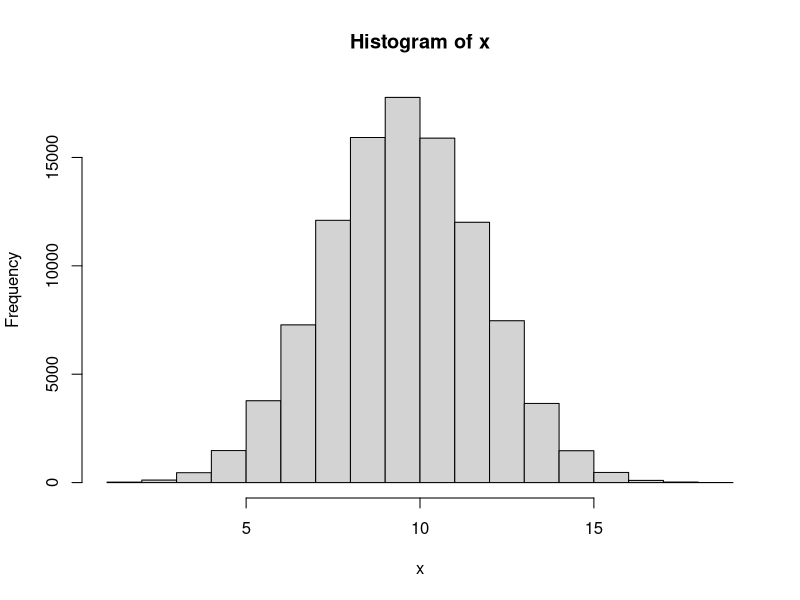
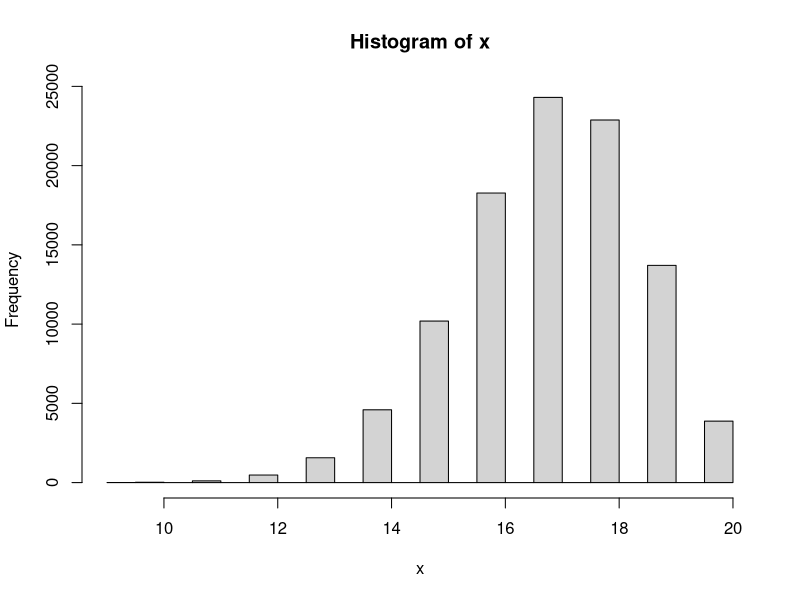

These charts were generated, in order, by the following R code:
#------------------

# Answer to the Question # 01

#------------------

# No 1 of Q.1 

#a) 

# Taking a sample with n = 20 and p = 0.5

x1 <- rbinom(1, 20, 0.5)

#The value of x1
x1


#b) 

#Finding the range for x1 with n = 20 and p = 0.5


n <- 20

p <- 0.5


# Finding and defining the minimum value

min_value <- min(0, n)

# Finding and defining the maximum value

max_value <- max(0:n)

# Calculate the cumulative probability at the minimum value

cdf_min <- pbinom(min_value, n, p)

# Calculate the cumulative probability at the maximum value

cdf_max <- pbinom(max_value, n, p)

# Range of the binomial distribution

range_binomial <- c(min_value, max_value)

range_binomial


#2 of Q.1

# Repeating Q.1 for N = 100000 times


N <- 100000

x <- rep(NA, N)

x

for (i in 1: N){
  x[i] <- rbinom(1, 20, 0.5)
}

x

# Plot the histogram

hist(x)

#Find the minimum and maximum value

max(x)

min(x)


#3 of Q.1 

# Now setting if x is bigger or less than 15 then y = 1 . And y = 0 otherwise.

y_1 <- ifelse(c(x)>=15, 1,0)
y_1



# 4 of Q.1

#Calculating summation of y

sum(y_1)



#5 of Q.1 

# Now repeating all the steps above for n = 20 and p = 0.85


#a) 

# Taking a sample 

x1 <- rbinom(1, 20, 0.85)
x1


#b)

#Finding the range for x1

n <- 20

p <- 0.85

# Find the minimum value

min_value <- min(0, n)

# Find the maximum value

max_value <- max(0:n)

# Calculate the cumulative probability at the minimum value

cdf_min <- pbinom(min_value, n, p)

# Calculate the cumulative probability at the maximum value

cdf_max <- pbinom(max_value, n, p)

# Range of the binomial distribution

range_binomial <- c(min_value, max_value)

range_binomial


#c. 

# Now taking N = 100000 times

N <- 100000

x <- rep(NA, N)

x

for (i in 1: N){
  x[i] <- rbinom(1, 20, 0.85)
}

x

# Plot the histogram

hist(x)


#Find the min and max value

max(x)

min(x)


#d. 

# Now setting if x is bigger or less than 15 then y = 1 . And y = 0 otherwise

y_1 <- ifelse(c(x)>=15, 1,0)
y_1


#e. 

#Calculating summation of y

sum(y_1)


#f. 

#Calculating summation of y divided by N

sum(y_1) / N




# ---------------------------------------------

# Answer to the Question # 01 - (6) : 

# ---------------------------------------------


# Now I have to make a guess about type I and type II errors for Null Hypothesis H0: p0 = 0.5 VS Alternative hypothesis H1: p1 = 0.85. For setting that what is the chance of a fair coin landing on heads at least 15 times out of 20 flips?


# Type I error means we reject the null hypothesis when it is actually true. It is also known as 'False Positive'. The significance level or alpha (a) is the probability of making a type I error. We usually set it as 0.05 or 0.01.


# The chance of a fair coin landing on heads at least 15 times out of 20 flips, we are using binomial distribution and a two-tailed test for this question. By calculating on the calculator it is found that the probability of getting 15 or more successes out of 20 trials when the p0 = 0.5 is approximately 0.026. So, it can be said that if the p0 = 0.5, we would reject the null hypothesis and conclude that the proportion is significantly different from 0.5 in about 2.6% of the cases.

# On the other hand, Type II error means we fail to reject the null hypothesis when it is actually false. It is also known as 'False Negative'. The probability of making a type II error is denoted by beta (B).

# . This means we would fail to reject the null hypothesis and conclude that the proportion is not significantly different from 0.5 in about 40.8% of the cases.

# In summary, the estimated probabilities of making a type I error and a type II error for this hypothesis test are approximately 0.026 and 0.408, respectively.



# ---------------------------------------------

#Answer to the Q. 2 :

# ---------------------------------------------


# Here is the sample: 2 2 1 2 2 2 1 1 2 1 1 2 2 1 1 2 1 2 2 2 1 2 1 2 1 2 2 2 2 2 2 2 2 1 2 1 2 1 2 2


# We have to test whether the sample is random or not.


# To test whether the process of treatment assignments is random, we will use a chi-squared fit test. At first, we will count the number of treatments of each type, and then compare the observed frequencies to the expected frequencies under the assumption of a random process.

# In this case, there are 40 treatments. Among them:
  
# For Observed frequencies: Type 1 = 18 treatments and Type 2 = 22 treatments.

# Expected frequencies (we assume that there is randomness): Type 1 = 20 treatments and Type 2 = 20  treatments. (As there are 40 treatments in total and a 50% chance of each type).


# To calculate the chi-squared statistic, we can use the formula:
  
#  χ2 = Σ ((Oi - Ei)² / Ei)

# Here,

# Oi = Observed Frequency for category  i , (here i = 1 or 2), 

# Ei = Expected frequency for category i, (here i = 1 or 2).

# And the sum is taken over all categories.

# By using an online calculator and plugging the numbers, we got that:
  
  
# χ2 = ((18-20)²/20) + ((22-20)²/20) = 0.4


# To determine whether this value is statistically significant, we need to compare it to a chi-squared distribution with one degree of freedom (since we have two categories and one parameter estimated from the data). Using a table, we find that the p-value for this test is approximately 0.5, which is very large.

# Therefore, we fail to reject the null hypothesis that the treatment assignments are random. In other words, there is no evidence to suggest that the process was biased or non-random.



# ---------------------------------------------

#Answer to the Q. 3 :

# ---------------------------------------------


#Answer for 3 - a


#1

# Taking a sample

x2 <- rbinom(1, 1, 0.5)
x2


#Then identify the range

n <- 1
p <- 0.5


# Find the minimum value

min_value <- min(0, n)


# Find the maximum value

max_value <- max(0:n)


# Calculate the cumulative probability at the minimum value

cdf_min <- pbinom(min_value, n, p)

# Calculate the cumulative probability at the maximum value

cdf_max <- pbinom(max_value, n, p)

# Range of the binomial distribution

range_binomial <- c(min_value, max_value)

range_binomial


#For question 3 - (a) - #2 and #3

# Patient will get “A” if x2 = 1, and get “B” if x2 = 0

# Repeating 1 & 2 for N = 40


N <- 40
x <- rep(NA, N)

x

for (i in 1: N){
  x[i] <- rbinom(1, 1, 0.5)
}

x

# Now assigning A and B for 1 and 0 respectively.

x[x == 1] <- "A"
x[x == 0] <- "B"


# print the modified values of x

print(x)


#Number of A and B

table(x)


# --------------------------------------------


# --------------------------------------------


#Answer for 3 - b



# Set the block size

block_size <- 40


# Create a vector of treatment assignments

treatments <- rep(c("A", "B"), length.out = block_size*1)


# Create a vector of block assignments

blocks <- rep(1:1, each = block_size)


# Randomly permute the blocks

blocks <- sample(blocks)


# Order the treatment assignments within each block

for (i in 1:1) {
  treatments[blocks == i] <- sample(treatments[blocks == i])
}

# View the resulting treatment assignments by block

a <- split(treatments, blocks)

a

#Number of A and B

table(a)

# The difference between 3(a) and 3 (b) is that - in 3 (a) , though the probability is p = 0.5 , for the N = 40 , number of A and B is not same. For my case , A = 18 and B = 22. But, in 3 (b) we used random permutated block randomization with a block size of 40. And for this case number of A and B is same. For my case , A = 20 and B = 20.



# --------------------------------------------

# --------------------------------------------


# Answer for 3 - c


# Set the block size of 8


block_size <- 8


# Create a vector of treatment assignments


treatments <- rep(c("A", "B"), length.out = block_size*5)


# Create a vector of block assignments


blocks <- rep(1:5, each = block_size)


# Randomly permute the blocks

blocks <- sample(blocks)



# Order the treatment assignments within each block

for (i in 1:5) {
  treatments[blocks == i] <- sample(treatments[blocks == i])
}


# View the resulting treatment assignments by block. There are 5 different block with block size of 8


d <- split(treatments, blocks)
d

# Now, merging all the 5 different blocks into 1. So, now there will be 40


b <- unsplit(treatments, blocks)

b


#Number of A and B

table(b)

# The difference between 3(b) and 3 (c) is that - in 3 (b), we used random permutated block randomization with a block size of 40. And for this case number of A and B is same. For my case , it was A = 20 and B = 20. But, in 3 (c) though we used random permutated block randomization, but this time with a block size of 8. After that we added all the 8 blocks so total sample is 40. And for this case number of A and B is not same. For my case , it was A = 24 and B = 16. 

# If we stop the study for toxicity for in sample size = 20, then for 3 (b) = The difference between number of A and B will not be that much. 

# But, for 3 (c) = The difference between the number of A and B will be more than 3 (b)
